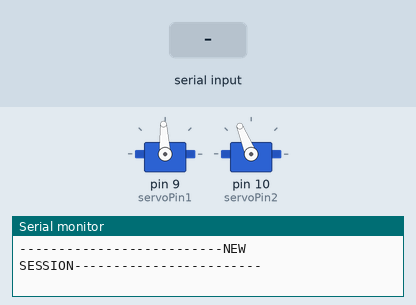
The sketch below on a simulated Arduino Uno, built with avr-gcc and run on an emulated ATmega328P. On the bench: 2 × servo, the last lines printed to the serial monitor. The inputs (shaded band) are chosen by the test bench.

Above: at 8.2 s.
8.3 s: byte 1 (1) received over Serial
At 8.9 s:
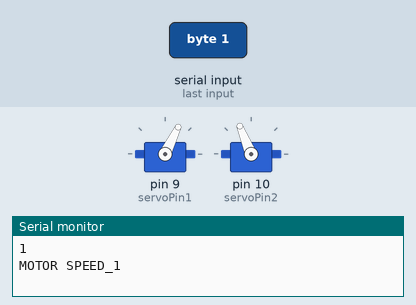
9.8 s: byte 2 (2) received over Serial
At 11.7 s:
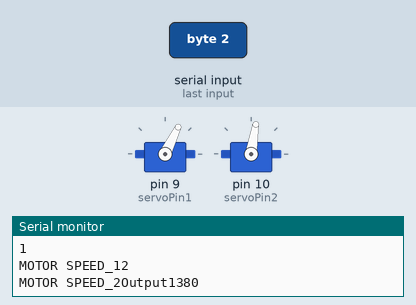
Timing chart, 0 to 13.2 s (numbered marks = the images above; inputs shaded):
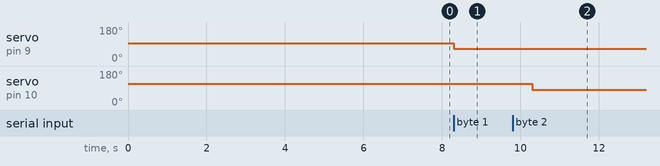

Measured:
- after the input at 8.3 s, servo on pin 9 (servoPin1): 93° → 64° at once
- after the input at 9.8 s, servo on pin 10 (servoPin2): 112° → 81° after 0.50 s

The sketch:

droneMotor_test.ino
```cpp
#include <Servo.h>

byte servoPin1 = 9; // signal pin for the ESC.
byte servoPin2 = 10; // signal pin for the ESC.
Servo servo1;
Servo servo2;

void setup() {
  Serial.begin(115200);
  servo1.attach(servoPin1);
  servo2.attach(servoPin2);
  servo1.writeMicroseconds(1500); // send "stop" signal to ESC. Also necessary to arm the ESC.
  servo2.writeMicroseconds(1700); // send "stop" signal to ESC. Also necessary to arm the ESC.
  delay(7000); // delay to allow the ESC to recognize the stopped signal.
  Serial.println("--------------------------NEW SESSION------------------------");
}

void loop() {
  if(Serial.available()>0)
  {
    int val=Serial.read();
    Serial.println(val);

    if (val == 1){
      Serial.print("MOTOR SPEED_1");
      int pwmVal = map(val,0, 2, 1100, 1300); // maps potentiometer values to PWM value.
      servo1.writeMicroseconds(pwmVal); // Send signal to ESC.
      delay(2000);
    }
    if (val == 2){
      //int pwmVal2 = map(motorSpeed,0, 500, 1300, 1500); // maps potentiometer values to PWM value.
      Serial.print("MOTOR SPEED_2");
      int pwmVal2 = map(40,0, 100, 1300, 1500); // maps potentiometer values to PWM value.
      Serial.print("Output");
      Serial.println(pwmVal2);
      servo2.writeMicroseconds(pwmVal2); // Send signal to ESC.
      delay(2000);
      val = 0;
    }

  }
}
```
